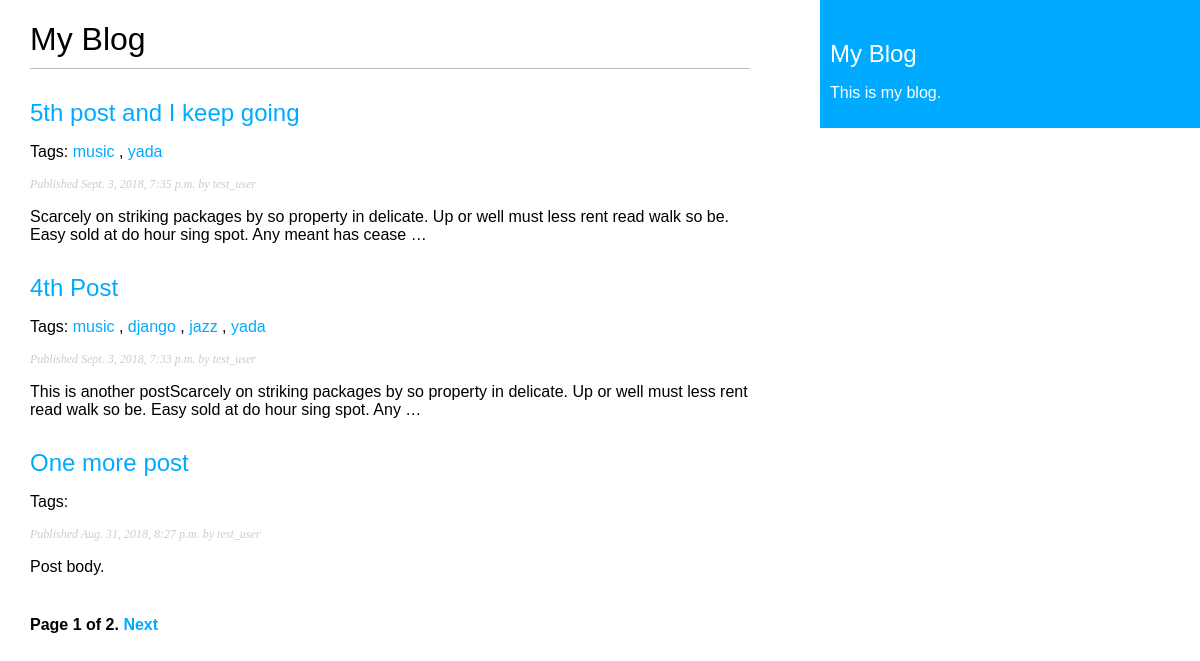
Screenshot of /blog/ with the database file from the repository.
### blog/models.py (models this page shows, shortened)
class Post(models.Model):
    STATUS_CHOICES = (
        ('draft', 'Draft'),
        ('published', 'Published'),
    )
    title = models.CharField(max_length=250)
    slug = models.SlugField(max_length=250, unique_for_date='publish')
    author = models.ForeignKey(User, on_delete=models.CASCADE, related_name='blog_posts')
    body = models.TextField()
    publish = models.DateTimeField(default=timezone.now)
    created = models.DateTimeField(auto_now_add=True)
    updated = models.DateTimeField(auto_now=True)
    status = models.CharField(max_length=10, choices=STATUS_CHOICES, default='draft')
    objects = models.Manager()
    published = PublishedManager()
    tags = TaggableManager()
    class Meta:
        ordering = ('-publish',)
    def get_absolute_url(self):
        return reverse('blog:post_detail', args=[self.publish.year, self.publish.month, self.publish.day, self.slug])

### blog/views.py (the view)
# urls.py: path('', views.post_list, name='post_list'),
def post_list(request, tag_slug=None):
    object_list = Post.published.all()
    tag = None
    if tag_slug:
        tag = get_object_or_404(Tag, slug=tag_slug)
        object_list = object_list.filter(tags__in=[tag])
    paginator = Paginator(object_list, 3) # 3 posts in each page
    page = request.GET.get('page')
    try:
        posts = paginator.page(page)
    except PageNotAnInteger:
        posts = paginator.page(1)
    except EmptyPage:
        posts = paginator.page(paginator.num_pages)
    return render(request, 'blog/post/list.html', {'page': page, 'posts': posts, 'tag': tag})

### blog/models.py (called while the page is built)
    def get_queryset(self):
        return super(PublishedManager, self).get_queryset().filter(status='published')

### blog/templates/blog/post/list.html (shortened to what this page needs)
{%  extends "blog/base.html" %}
{%  block content %}
    <h1>My Blog</h1>
    {% for post in posts %}
    <h2>
    <a href="{{ post.get_absolute_url }}">
        {{  post.title }}
    </a>
    </h2>
        <p class="tags"> Tags:
            {% for tag in post.tags.all %}
                <a href="{% url "blog:post_list_by_tag" tag.slug %} ">
                    {{ tag.name }}
                </a>
                {% if not forloop.last %}, {% endif %}
            {% endfor %}
        </p>
    <p class="date">
    Published {{  post.publish }} by {{ post.author }}
    </p>
    {{ post.body|truncatewords:30|linebreaks }}
    {% endfor %}
    {% include "pagination.html" with page=posts %}
{% endblock %}

### blog/templates/blog/base.html (shortened to what this page needs)
{% load static %}
<!DOCTYPE html>
<html lang="en">
<head>
    <link href="{% static "css/blog.css" %}?{% now "U" %}" rel="stylesheet">
</head>
<body>
<div id="content">
    {% block content %}{% endblock %}
</div>
<div id="sidebar">
    {% block sidebar %}
    <h2>My Blog</h2>
    <p>This is my blog.</p>
    {% endblock %}
</div>
</body>
</html>

### blog/templates/pagination.html (shortened to what this page needs)
<div class="pagination">
  <span class="step-links">
    <span class="current">
      Page {{ page.number }} of {{ page.paginator.num_pages }}.
    </span>
      {% if page.has_next %}
        <a href="?page={{ page.next_page_number }}">Next</a>
      {% endif %}
  </span>
</div>

### blog/static/css/blog.css (style rules this page uses)
body { margin:0; padding:0; font-family:helvetica, sans-serif; }
a { color:#00abff; text-decoration:none; }
h1 { font-weight:normal; border-bottom:1px solid #bbb; padding:0 0 10px 0; }
h2 { font-weight:normal; margin:30px 0 0; }
#content { float:left; width:60%; padding:0 0 0 30px; }
#sidebar { float:right; width:30%; padding:10px; background:#00abff; height:100%; color: white; }
p.date { color:#ccc; font-family: georgia, serif; font-size: 12px; font-style: italic; }
.pagination { margin:40px 0; font-weight:bold; }

### rows the page displays
Post: title "5th post and I keep going", publish "Sept. 3, 2018, 7:35 p.m.", author "test_user", body "Scarcely on striking packages by so property in delicate. Up or well must less rent read walk so be. Easy sold at do hour sing spot. Any meant has cease …"
Tag: name "music"
Tag: name "yada"
Post: title "4th Post", publish "Sept. 3, 2018, 7:33 p.m.", author "test_user", body "This is another postScarcely on striking packages by so property in delicate. Up or well must less rent read walk so be. Easy sold at do hour sing spot. Any …"
Tag: name "django"
Tag: name "jazz"
Post: title "One more post", publish "Aug. 31, 2018, 8:27 p.m.", author "test_user", body "Post body."

### other values shown
{{ page.number }} "1"
{{ page.paginator.num_pages }} "2"
